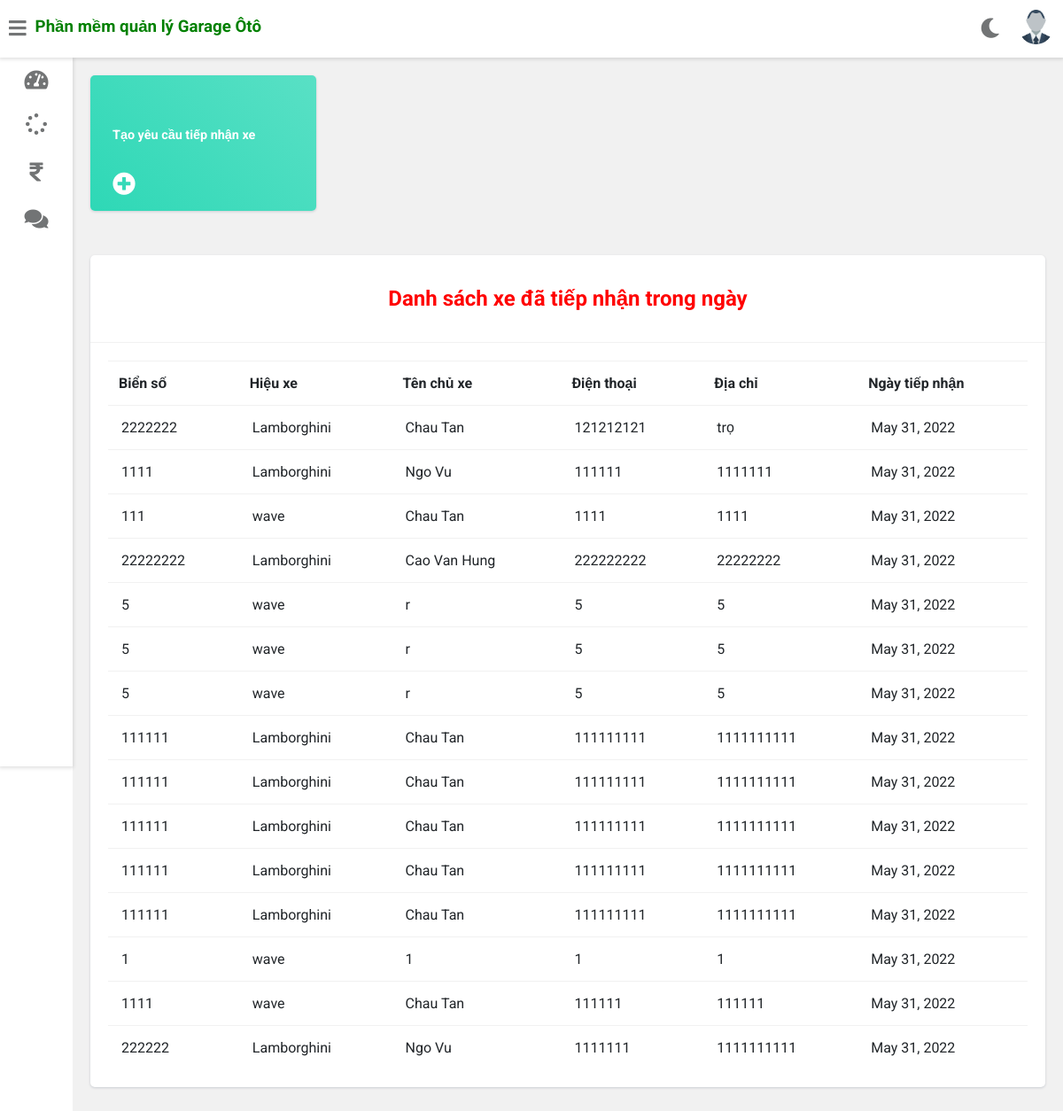
Page /tom/request (signed in) on the earlier database version.
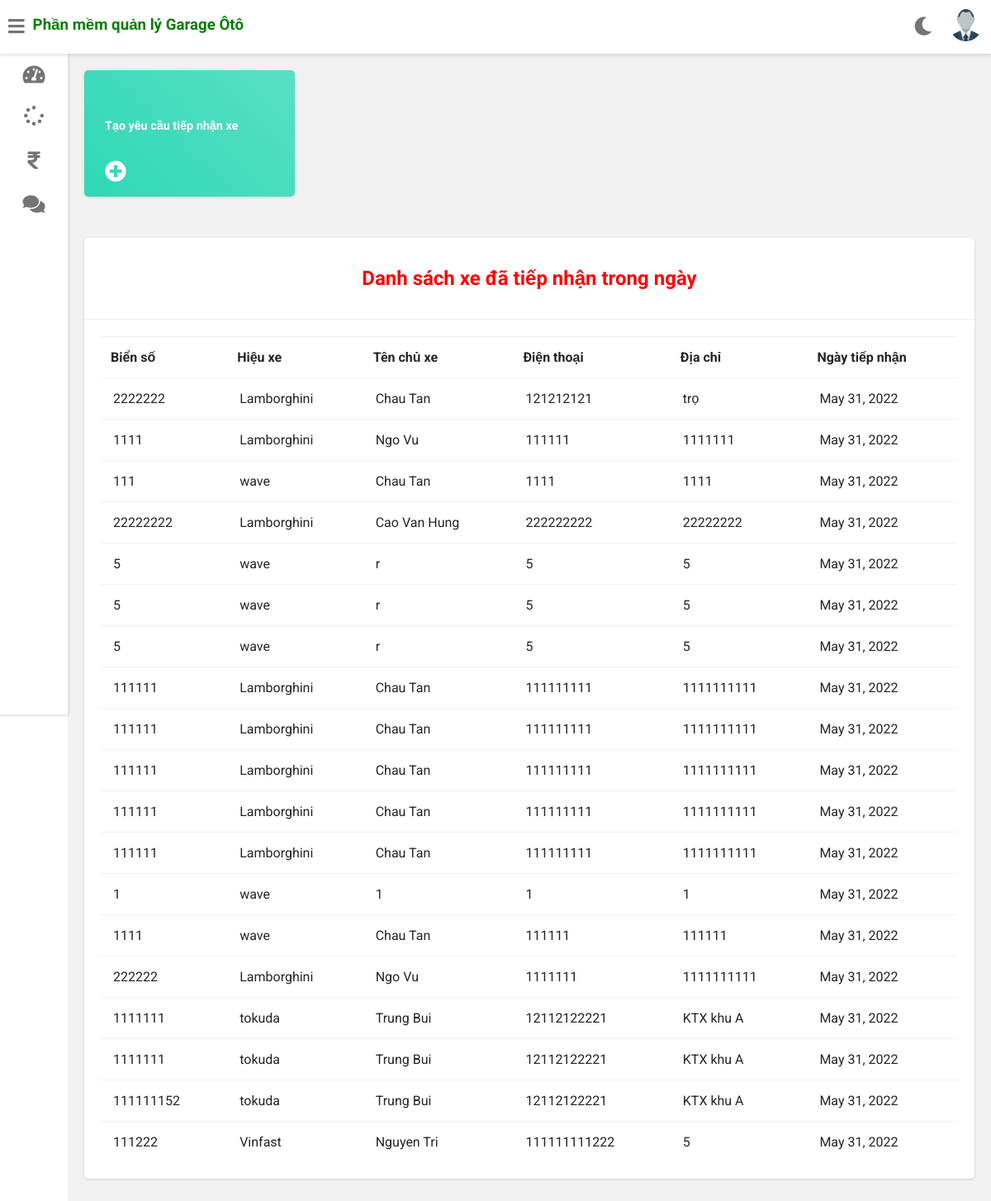
Same page on the later database version.
### gara/models.py (models this page shows, shortened)
class PhieuTiepNhan(models.Model):
    maphieutiepnhan = models.AutoField(primary_key=True)
    tenchuxe = models.CharField(max_length=40,null=False)
    bienso = models.PositiveIntegerField(null=False)
    diachi = models.CharField(max_length=100,null=False)
    hieuxe = models.ForeignKey(HieuXe, on_delete=models.DO_NOTHING)
    dienthoai =  models.PositiveIntegerField(null=False)
    date=models.DateField(auto_now=True)

class HieuXe(models.Model):
    mahieuxe=models.AutoField(primary_key=True)
    tenhieuxe=models.CharField(max_length=30, unique=True)
    def __str__(self):
        return self.tenhieuxe

### gara/views.py (the view)
# urls.py: path('<username>/request',views.view_request,name='view-request'),
@login_required(login_url="/login")
def view_request(request, username):
    staff = Staff.objects.get(username=username)
    picture = '../' + staff.profile_pic.url
    enquiry=PhieuTiepNhan.objects.all().filter(date=date.today())
    return render(request,'gara/view_request.html', {'enquiries': enquiry, 'customer': staff, "picture": picture})

### templates/gara/view_request.html (shortened to what this page needs)
{% extends 'gara/customerbase.html' %}
{% block content %}
	<div class="wrapper">
		<div style="margin-left:0px;" class="container">
			<div class="row">
			  <div class="col-md-4 col-xl-3">
				<div class="card bg-c-green order-card">
					<div class="card-block">
					  <a href="../{{customer.username}}/add_request">
						<h6 class="m-b-20">Tạo yêu cầu tiếp nhận xe</h6>
					  </a>
					  <h2 class="text-right"><i class="fas fa-plus-circle f-left"></i></h2>
					  <br>
					</div>
				  </div>
			  </div>
			</div>
		</div>
		<div class="row">
			<div class="col-12 col-m-12 col-sm-12">
				<div class="card">
					<div class="card-header">
						<h2 style="color:red; text-align:center" >Danh sách xe đã tiếp nhận trong ngày</h2>
					</div>
					<div class="card-content">
						<table>
							<thead>
								<tr>
								<th>Biển số</th>
								<th>Hiệu xe</th>
								<th>Tên chủ xe</th>
								<th>Điện thoại</th>
								<th>Địa chỉ</th>
								<th>Ngày tiếp nhận</th>
								</tr>
							</thead>
							<tbody>
                {% for enq in enquiries %}
                <tr>
                  <td>{{enq.bienso}}</td>
                  <td>{{enq.hieuxe}}</td>
                  <td>{{enq.tenchuxe}}</td>
                  <td>{{enq.dienthoai}}</td>
                  <td>{{enq.diachi}}</td>
                  <td>{{enq.date}}</td>
                </tr>
                {% endfor %}
							</tbody>
						</table>
					</div>
				</div>
			</div>
		</div>
<br><br><br><br><br><br><br><br><br><br><br><br><br><br><br><br>
	</div>
{% endblock content %}

### templates/gara/customerbase.html (shortened to what this page needs)
<!DOCTYPE html>
{% load static %}
<html>
<head>
	<link rel="stylesheet" type="text/css" href="https://cdnjs.cloudflare.com/ajax/libs/Chart.js/2.9.3/Chart.min.css">
	<link rel="stylesheet" type="text/css" href="{% static 'fontawesomefree/css/all.min.css' %}">
	<link rel="stylesheet" type="text/css" href="{% static 'style.css' %}">
</head>
<body class="overlay-scrollbar">
	<div class="navbar">
		<ul class="navbar-nav">
			<li class="nav-item">
				<a class="nav-link">
					<i class="fas fa-bars" onclick="collapseSidebar()"></i>
				</a>
			</li>
			<li class="nav-item">
			<a style="color:green";href="/customer-dashboard"><h3>Phần mềm quản lý Garage Ôtô</h3></a>
			</li>
		</ul>
		<ul class="navbar-nav nav-right">
			<li class="nav-item mode">
				<a class="nav-link" onclick="switchTheme()">
					<i class="fas fa-moon dark-icon"></i>
				</a>
			</li>
			<li class="nav-item avt-wrapper">
				<div class="avt dropdown">
					<img src="{{ picture }} " alt="User image" class="dropdown-toggle" data-toggle="user-menu">
				</div>
			</li>
		</ul>
	</div>
	<div class="sidebar">
		<ul class="sidebar-nav">
			<li class="sidebar-nav-item">
				<a href="/dashboard/{{customer.username}}" class="sidebar-nav-link">
					<div>
						<i class="fas fa-tachometer-alt"></i>
					</div>
				</a>
			</li>
			<li  class="sidebar-nav-item">
				<a href="/{{customer.username}}/request" class="sidebar-nav-link">
					<div>
						<i class="fas fa-spinner"></i>
					</div>
				</a>
			</li>
			<li  class="sidebar-nav-item">
				<a href="/{{customer.username}}/get_bd" class="sidebar-nav-link">
					<div>
						<i class="fas fa-rupee-sign"></i>
					</div>
				</a>
			</li>
			<li  class="sidebar-nav-item">
				<a href="/customer-feedback" class="sidebar-nav-link">
					<div>
					<i class="fas fa-comments"></i>
					</div>
				</a>
			</li>
		</ul>
	</div>
<div>
	<div class="content">
		{% block content %}
		{% endblock content %}
	</div>
</div>
</body>
</html>

### templates/gara/customerbase.html (style rules this page uses)
a { text-decoration: none; }

### templates/gara/view_request.html (style rules this page uses)
a:link { text-decoration: none; }
h6 { color: white; font-size: 0.90em; }
.order-card { color: #fff; }
.bg-c-green { background: linear-gradient(45deg, #2ed8b6, #59e0c5); }
.card { border-radius: 5px; -webkit-box-shadow: 0 1px 2.94px 0.06px rgba(4, 26, 55, 0.16); box-shadow: 0 1px 2.94px 0.06px rgba(4, 26, 55, 0.16); border: none; margin-bottom: 30px; -webkit-transition: all 0.3s ease-in-out; transition: all 0.3s ease-in-out; }
.card .card-block { padding: 25px; }
.order-card i { font-size: 26px; }
.f-left { float: left; }
h6 { size:20; }

Differences in the rows shown:
added PhieuTiepNhan: bienso "1111111", hieuxe "tokuda", tenchuxe "Trung Bui", dienthoai "12112122221", diachi "KTX khu A", date "May 31, 2022"
added PhieuTiepNhan: bienso "1111111", hieuxe "tokuda", tenchuxe "Trung Bui", dienthoai "12112122221", diachi "KTX khu A", date "May 31, 2022"
added PhieuTiepNhan: bienso "111111152", hieuxe "tokuda", tenchuxe "Trung Bui", dienthoai "12112122221", diachi "KTX khu A", date "May 31, 2022"
added PhieuTiepNhan: bienso "111222", hieuxe "Vinfast", tenchuxe "Nguyen Tri", dienthoai "111111111222", diachi "5", date "May 31, 2022"
